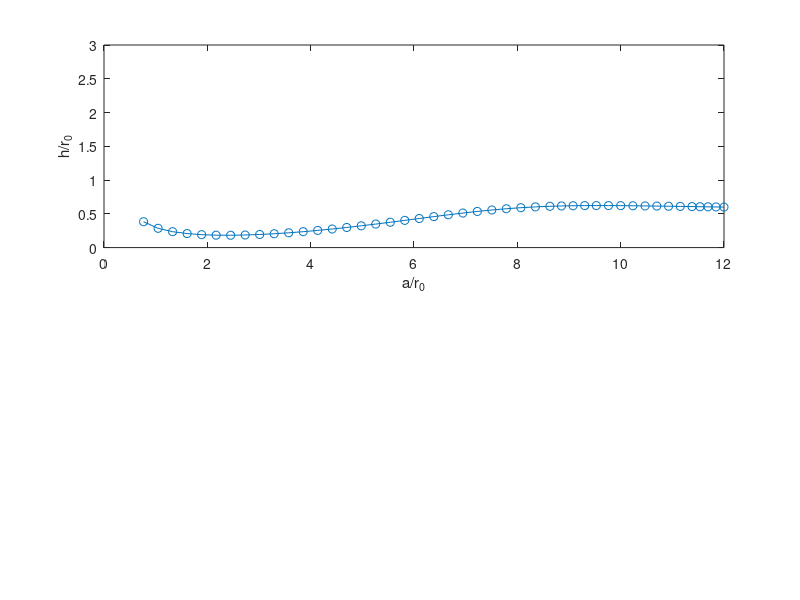

This chart was generated by the following MATLAB code:
clear
clc

g=9.8;
sc=deg2rad(40);
rint=2.5e-3;%r=0.01m
            %q0=1.7e-5/(pi*rint)*1.01;%q0=r*v0=0.01m*1m/s
            %c0=q0*rint*cos(sc);%c0=q0*r*cos\alpha
q0=3.0e-5;
H0=0;
xint=rint*cos(sc);

v0=q0/(pi*rint^2);
qprime=sqrt(v0^2+2*g*H0)/v0*q0;
c0=0.5*sqrt(v0^2+2*g*H0)*rint^2;

h0=rint/2*cos(sc);

%h0=3*rint; %h0=4.8e-3;


nu=50e-6;%kinematic viscosity \nu=\mu/\rho

C=c0;
c1=6/5;
c2=3;

EXT=c2*nu*C;

yprime = @(x,y) ((x.^3).*(y.^3).*g.*sin(sc)+2.*c1.*y.*C.^2-EXT.*(x.^2))./((x.^3).*(y.^3).*g.*cos(sc)-2.*c1.*x.*C.^2);



xspan = [xint 0.03];


[x,y]=ode45(yprime,xspan,h0);

v = C./(x.*y); %u_a^*

y2=0.4.*(x-1)+10;
y3=9.8*sin(sc)./v;
%small quantities vis
%s1=y./x; %h/a
%s2=v./x; %u_a^*/a


figure()
subplot(2,1,1)
plot(x/rint,y/rint,'-o')
ylim([0,3])
xlabel('a/r_0')
ylabel('h/r_0')


%subplot(2,1,2)
%plot(x,v,'-o')
%xlabel('a')
%ylabel('u_a^*')

%figure()
%plot(x,v,'-o')
%hold on
%plot(x,y2)
%xlabel('a')

%figure()
%plot(x,y3,'-o')
